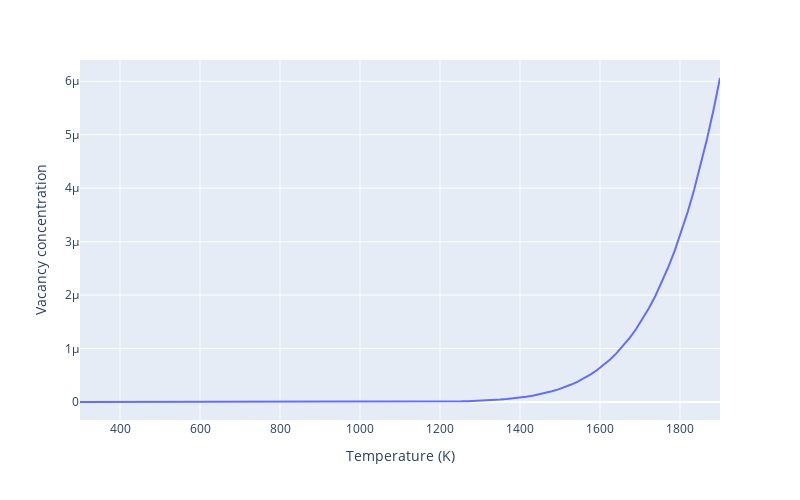

Notebook cell for this chart:
### Markdown cell above
Again, check this value from what is reported in [NIST](https://www.ctcms.nist.gov/potentials/entry/2012--Proville-L-Rodney-D-Marinica-M-C--Fe/2012--Proville-L--Fe--LAMMPS--ipr1.html). 

We can estimate the equilibrium vacancy concentration in Fe with simple formula: $ C_V = \exp(-E_f/k_BT)$ (here we ignore entropy effects)

### Code cell
from ase.units import kB
T = np.linspace(300, 1900, 100)

fig = px.line(x=T, y=np.exp(-(E_formation)/ (kB * T)), 
              labels={'x':'Temperature (K)', 'y':'Vacancy concentration'}, width=800, height=500)
fig.show()
